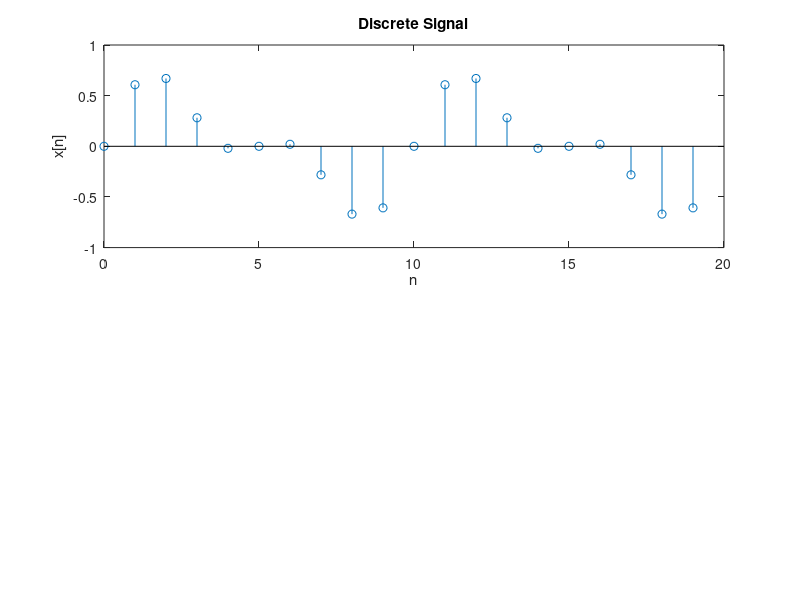

Write the MATLAB code that produced this figure. (Note: this script raises an error after producing the figure.)
%Julian Aloise
%Question2

clear
clc

period = input('Enter the number of periods: ');
step_size = input('Enter the step size: ');
global w;
w = [-(period) * pi : step_size : (period) * pi]; 

for loop = 1:5
  sample_rate = input('Enter the sample rate(N): '); 
  N = floor(2*sample_rate);
  n = 0:2*N-1;
  x = 0.5*sin((2*pi/N)*n) + 0.33 * sin((4*pi/N)*n); 
  
  figure
  subplot(2,1,1);
  stem(n,x);
  xlabel('n'); 
  ylabel('x[n]'); 
  title('Discrete Signal'); 
  
  x_fft = fft_x(x,n);
  
  subplot(2,1,2); 
  polar(w,abs(x_fft)); 
  xlabel('w'); 
  ylabel('x(e^jw)'); 
  title('Polar Coordinates'); 
end





%declared external function
function fftx=fft_x(x,n) %fft_x name of function 
global w;
vector = zeros(1,length(w));
% using for loop
for i = 1:length(w)
  sum = 0;
  for a = 1:length(n)
    sum = sum+(x(a)*exp(-1i*w(i)*n(a)));%replace -j by -1i 
  end;
  vector(i)=sum;
end;
fftx=vector; %results of function
